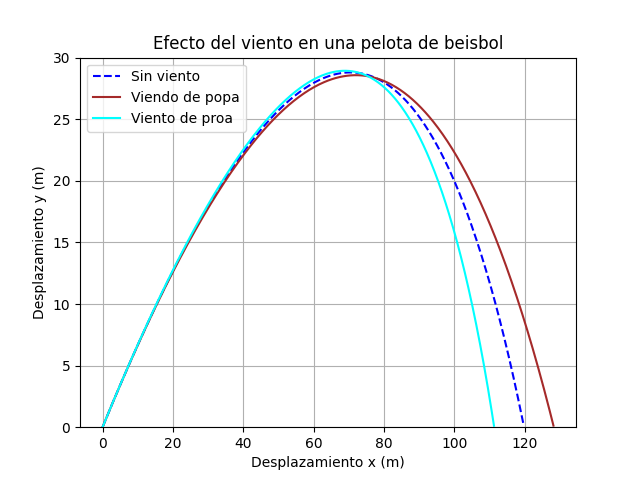

Here is the Python script that generated this plot:
# -*- coding: utf-8 -*-
"""
Created on Sat Jan 16 11:38:30 2016
计算棒球飞行轨迹，有C的修正
@author: nightwing
"""

from math import exp,sin,cos,sqrt,pi
import matplotlib.pyplot as plt

g = 9.8           #重力加速度（m/s2）
v = 49.174        #初速度（m/s）  
v_wind = 4.470    #风速（m/s）
angle = 35*pi/180 #出射角度
t = 0             #初始时间（s）
dt = 0.01         #时间间隔 
X = []            #此列表存储x
Y = []            #此列表存储y
trajectory = []   #此列表存储飞行轨迹

#caculate B2/m
def B2M(velocity):
    vd = 35.0
    delta = 5.0
    coefficient = 0.0039 + 0.0058/(1+exp((velocity-vd)/delta))
    return coefficient

#----------欧拉法计算棒球飞行轨迹----------
#no wind
x = 0
y = 0
vx = v * cos(angle)
vy = v * sin(angle)    

while y >= 0:
    X.append(x)
    Y.append(y)
    v_net = sqrt(vx**2+vy**2)
    vx = vx - B2M(v_net)*v_net*vx*dt
    vy = vy - g*dt - B2M(v_net)*v_net*vy*dt
    x += vx * dt
    y += vy * dt    
trajectory.append([X,Y])

#tailwind
x = 0
y = 0
X = []
Y = []
vx = v * cos(angle)
vy = v * sin(angle)    

while y >= 0:
    X.append(x)
    Y.append(y)
    v_net = sqrt((vx-v_wind)**2+vy**2)
    vx = vx - B2M(v_net)*v_net*(vx-v_wind)*dt
    vy = vy - g*dt - B2M(v_net)*v_net*vy*dt
    x += vx * dt
    y += vy * dt    
trajectory.append([X,Y])

#headwind
x = 0
y = 0  
X = []
Y = []
vx = v * cos(angle)
vy = v * sin(angle) 

while y >= 0:
    X.append(x)
    Y.append(y)
    v_net = sqrt((vx+v_wind)**2+vy**2)
    vx = vx - B2M(v_net)*v_net*(vx+v_wind)*dt
    vy = vy - g*dt - B2M(v_net)*v_net*vy*dt
    x += vx * dt
    y += vy * dt    
trajectory.append([X,Y])

#-----------------绘图------------------ 
plt.title("Efecto del viento en una pelota de beisbol")
plt.xlabel("Desplazamiento x (m)")
plt.ylabel("Desplazamiento y (m)")   
plt.plot(trajectory[0][0],trajectory[0][1],"g--",label="Sin viento", color="blue")
plt.plot(trajectory[1][0],trajectory[1][1],"k-",label="Viendo de popa", color="brown")
plt.plot(trajectory[2][0],trajectory[2][1],"k-",label="Viento de proa", color="cyan")
plt.legend()
plt.ylim(0,30)
plt.grid()
plt.show()   
